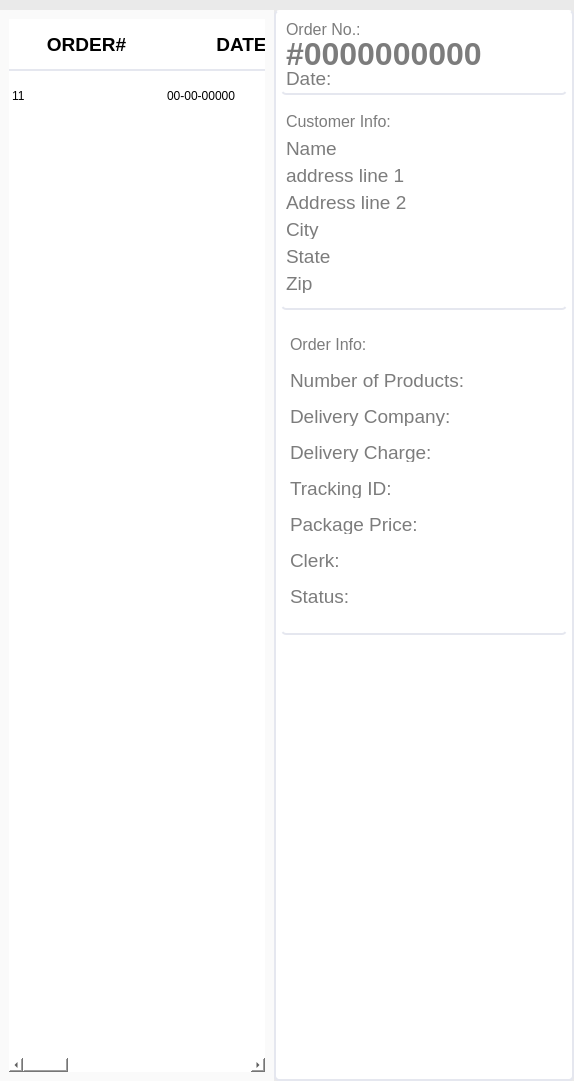
          <widget class="QWidget" name="order_page">
           <property name="styleSheet">
            <string notr="true">QWidget{
	background:#eaeaea;
	border:none;
}
</string>
           </property>
           <layout class="QHBoxLayout" name="horizontalLayout_5" stretch="7,3">
            <property name="spacing">
             <number>0</number>
            </property>
            <property name="leftMargin">
             <number>0</number>
            </property>
            <property name="topMargin">
             <number>10</number>
            </property>
            <property name="rightMargin">
             <number>0</number>
            </property>
            <property name="bottomMargin">
             <number>0</number>
            </property>
            <item>
             <widget class="QFrame" name="frame_5">
              <property name="styleSheet">
               <string notr="true">background:rgb(250,250,250);
</string>
              </property>
              <property name="frameShape">
               <enum>QFrame::StyledPanel</enum>
              </property>
              <property name="frameShadow">
               <enum>QFrame::Raised</enum>
              </property>
              <layout class="QVBoxLayout" name="verticalLayout_3">
               <property name="spacing">
                <number>0</number>
               </property>
               <item>
                <widget class="QFrame" name="search_bar">
                 <property name="minimumSize">
                  <size>
                   <width>0</width>
                   <height>100</height>
                  </size>
                 </property>
                 <property name="styleSheet">
                  <string notr="true">background:rgb(255,255,255);
</string>
                 </property>
                 <property name="frameShape">
                  <enum>QFrame::StyledPanel</enum>
                 </property>
                 <property name="frameShadow">
                  <enum>QFrame::Raised</enum>
                 </property>
                 <layout class="QVBoxLayout" name="verticalLayout_4">
                  <property name="spacing">
                   <number>10</number>
                  </property>
                  <property name="leftMargin">
                   <number>0</number>
                  </property>
                  <property name="topMargin">
                   <number>0</number>
                  </property>
                  <property name="rightMargin">
                   <number>0</number>
                  </property>
                  <property name="bottomMargin">
                   <number>0</number>
                  </property>
                  <item>
                   <widget class="QStackedWidget" name="stackedWidget_3">
                    <property name="currentIndex">
                     <number>0</number>
                    </property>
                    <widget class="QWidget" name="pendingorder_page">
                     <layout class="QHBoxLayout" name="horizontalLayout_9">
                      <property name="spacing">
                       <number>0</number>
                      </property>
                      <property name="leftMargin">
                       <number>0</number>
                      </property>
                      <property name="topMargin">
                       <number>0</number>
                      </property>
                      <property name="rightMargin">
                       <number>0</number>
                      </property>
                      <property name="bottomMargin">
                       <number>0</number>
                      </property>
                      <item>
                       <widget class="QTableWidget" name="completed_order_table">
                        <property name="styleSheet">
                         <string notr="true">QTableWIdget{
	background:transparent;
	background-color: #FFFFFF;
	alternate-background-color: #E6E6E6;
	border-radius:30px;
}
QHeaderView:section{
	min-height:50 px;
	max-height:50 px;
	background : #ffffff;
	border:none;
	border-bottom:2px solid #e5e7ef;
}
QTableWidget::item{
	border:none;
}
QTableWidget::item:selected{ 
	background-color: #B7CCE4;
 }</string>
                        </property>
                        <property name="alternatingRowColors">
                         <bool>true</bool>
                        </property>
                        <property name="selectionMode">
                         <enum>QAbstractItemView::SingleSelection</enum>
                        </property>
                        <property name="selectionBehavior">
                         <enum>QAbstractItemView::SelectRows</enum>
                        </property>
                        <property name="showGrid">
                         <bool>false</bool>
                        </property>
                        <attribute name="horizontalHeaderDefaultSectionSize">
                         <number>155</number>
                        </attribute>
                        <attribute name="horizontalHeaderStretchLastSection">
                         <bool>true</bool>
                        </attribute>
                        <attribute name="verticalHeaderVisible">
                         <bool>false</bool>
                        </attribute>
                        <attribute name="verticalHeaderMinimumSectionSize">
                         <number>50</number>
                        </attribute>
                        <attribute name="verticalHeaderDefaultSectionSize">
                         <number>50</number>
                        </attribute>
                        <row>
                         <property name="text">
                          <string>New Row</string>
                         </property>
                        </row>
                        <column>
                         <property name="text">
                          <string>ORDER#</string>
                         </property>
                         <property name="font">
                          <font>
                           <family>Helvetica</family>
                           <pointsize>14</pointsize>
                           <weight>75</weight>
                           <bold>true</bold>
                          </font>
                         </property>
                        </column>
                        <column>
                         <property name="text">
                          <string>DATE</string>
                         </property>
                         <property name="font">
                          <font>
                           <family>Helvetica</family>
                           <pointsize>14</pointsize>
                           <weight>75</weight>
                           <bold>true</bold>
                          </font>
                         </property>
                        </column>
                        <column>
                         <property name="text">
                          <string>CUSTOMER ID</string>
                         </property>
                         <property name="font">
                          <font>
                           <family>Helvetica</family>
                           <pointsize>14</pointsize>
                           <weight>75</weight>
                           <bold>true</bold>
                          </font>
                         </property>
                        </column>
                        <column>
                         <property name="text">
                          <string>DELIVERY ID</string>
                         </property>
                         <property name="font">
                          <font>
                           <family>Helvetica</family>
                           <pointsize>14</pointsize>
                           <weight>75</weight>
                           <bold>true</bold>
                          </font>
                         </property>
                        </column>
                        <column>
                         <property name="text">
                          <string>STATUS</string>
                         </property>
                         <property name="font">
                          <font>
                           <family>Helvetica</family>
                           <pointsize>14</pointsize>
                           <weight>75</weight>
                           <bold>true</bold>
                          </font>
                         </property>
                        </column>
                        <item row="0" column="0">
                         <property name="text">
                          <string>11</string>
                         </property>
                        </item>
                        <item row="0" column="1">
                         <property name="text">
                          <string>00-00-00000</string>
                         </property>
                        </item>
                        <item row="0" column="4">
                         <property name="text">
                          <string>Happening</string>
                         </property>
                        </item>
                       </widget>
                      </item>
                     </layout>
                    </widget>
                    <widget class="QWidget" name="orderhistory_page"/>
                   </widget>
                  </item>
                 </layout>
                </widget>
               </item>
              </layout>
             </widget>
            </item>
            <item>
             <widget class="QFrame" name="frame_6">
              <property name="minimumSize">
               <size>
                <width>300</width>
                <height>0</height>
               </size>
              </property>
              <property name="styleSheet">
               <string notr="true">QFrame{
	background:rgb(255,255,255);
	border-radius:5px;
	border:2px solid #e5e7ef;
	border-top:none;
	color:rgb(124,124,124);
}</string>
              </property>
              <property name="frameShape">
               <enum>QFrame::StyledPanel</enum>
              </property>
              <property name="frameShadow">
               <enum>QFrame::Raised</enum>
              </property>
              <layout class="QVBoxLayout" name="verticalLayout_8" stretch="0,0,0,0">
               <property name="spacing">
                <number>5</number>
               </property>
               <property name="leftMargin">
                <number>5</number>
               </property>
               <property name="topMargin">
                <number>5</number>
               </property>
               <property name="rightMargin">
                <number>5</number>
               </property>
               <property name="bottomMargin">
                <number>5</number>
               </property>
               <item>
                <widget class="QFrame" name="frame_10">
                 <property name="minimumSize">
                  <size>
                   <width>0</width>
                   <height>80</height>
                  </size>
                 </property>
                 <property name="maximumSize">
                  <size>
                   <width>16777215</width>
                   <height>80</height>
                  </size>
                 </property>
                 <property name="styleSheet">
                  <string notr="true">border-top:none;border-left:none;border-right:none;</string>
                 </property>
                 <property name="frameShape">
                  <enum>QFrame::StyledPanel</enum>
                 </property>
                 <property name="frameShadow">
                  <enum>QFrame::Raised</enum>
                 </property>
                 <layout class="QVBoxLayout" name="verticalLayout_5">
                  <property name="spacing">
                   <number>2</number>
                  </property>
                  <property name="leftMargin">
                   <number>5</number>
                  </property>
                  <property name="topMargin">
                   <number>5</number>
                  </property>
                  <property name="rightMargin">
                   <number>5</number>
                  </property>
                  <property name="bottomMargin">
                   <number>5</number>
                  </property>
                  <item>
                   <widget class="QLabel" name="label_9">
                    <property name="maximumSize">
                     <size>
                      <width>16777215</width>
                      <height>20</height>
                     </size>
                    </property>
                    <property name="font">
                     <font>
                      <family>Helvetica</family>
                      <pointsize>12</pointsize>
                     </font>
                    </property>
                    <property name="styleSheet">
                     <string notr="true">border:none;
color:rgb(124,124,124);
</string>
                    </property>
                    <property name="text">
                     <string>Order No.:</string>
                    </property>
                   </widget>
                  </item>
                  <item>
                   <widget class="QLabel" name="ordernoc_label">
                    <property name="font">
                     <font>
                      <family>Helvetica</family>
                      <pointsize>24</pointsize>
                      <weight>75</weight>
                      <bold>true</bold>
                     </font>
                    </property>
                    <property name="styleSheet">
                     <string notr="true">border:none;</string>
                    </property>
                    <property name="text">
                     <string>#0000000000</string>
                    </property>
                   </widget>
                  </item>
                  <item>
                   <widget class="QLabel" name="orderdatec_label">
                    <property name="maximumSize">
                     <size>
                      <width>16777215</width>
                      <height>20</height>
                     </size>
                    </property>
                    <property name="font">
                     <font>
                      <pointsize>14</pointsize>
                     </font>
                    </property>
                    <property name="styleSheet">
                     <string notr="true">border:none;</string>
                    </property>
                    <property name="text">
                     <string>Date:</string>
                    </property>
                   </widget>
                  </item>
                 </layout>
                </widget>
               </item>
               <item>
                <widget class="QFrame" name="frame_11">
                 <property name="minimumSize">
                  <size>
                   <width>0</width>
                   <height>210</height>
                  </size>
                 </property>
                 <property name="styleSheet">
                  <string notr="true">border-top:none;border-left:none;border-right:none;
</string>
                 </property>
                 <property name="frameShape">
                  <enum>QFrame::StyledPanel</enum>
                 </property>
                 <property name="frameShadow">
                  <enum>QFrame::Raised</enum>
                 </property>
                 <layout class="QVBoxLayout" name="verticalLayout_6">
                  <property name="spacing">
                   <number>1</number>
                  </property>
                  <property name="leftMargin">
                   <number>5</number>
                  </property>
                  <property name="topMargin">
                   <number>5</number>
                  </property>
                  <property name="rightMargin">
                   <number>5</number>
                  </property>
                  <property name="bottomMargin">
                   <number>5</number>
                  </property>
                  <item>
                   <widget class="QLabel" name="label_11">
                    <property name="maximumSize">
                     <size>
                      <width>16777215</width>
                      <height>20</height>
                     </size>
                    </property>
                    <property name="font">
                     <font>
                      <family>Helvetica</family>
                      <pointsize>12</pointsize>
                     </font>
                    </property>
                    <property name="styleSheet">
                     <string notr="true">border:none;
</string>
                    </property>
                    <property name="text">
                     <string>Customer Info:</string>
                    </property>
                   </widget>
                  </item>
                  <item>
                   <widget class="QLabel" name="customernamec_label">
                    <property name="maximumSize">
                     <size>
                      <width>16777215</width>
                      <height>20</height>
                     </size>
                    </property>
                    <property name="font">
                     <font>
                      <pointsize>14</pointsize>
                     </font>
                    </property>
                    <property name="styleSheet">
                     <string notr="true">border:none;</string>
                    </property>
                    <property name="text">
                     <string>Name</string>
                    </property>
                   </widget>
                  </item>
                  <item>
                   <widget class="QLabel" name="addressline1c_label">
                    <property name="maximumSize">
                     <size>
                      <width>16777215</width>
                      <height>20</height>
                     </size>
                    </property>
                    <property name="font">
                     <font>
                      <pointsize>14</pointsize>
                     </font>
                    </property>
                    <property name="styleSheet">
                     <string notr="true">border:none;</string>
                    </property>
                    <property name="text">
                     <string>address line 1</string>
                    </property>
                   </widget>
                  </item>
                  <item>
                   <widget class="QLabel" name="addressline2c_label">
                    <property name="maximumSize">
                     <size>
                      <width>16777215</width>
                      <height>20</height>
                     </size>
                    </property>
                    <property name="font">
                     <font>
                      <pointsize>14</pointsize>
                     </font>
                    </property>
                    <property name="styleSheet">
                     <string notr="true">border:none;</string>
                    </property>
                    <property name="text">
                     <string>Address line 2</string>
                    </property>
                   </widget>
                  </item>
                  <item>
                   <widget class="QLabel" name="cityc_label">
                    <property name="maximumSize">
                     <size>
                      <width>16777215</width>
                      <height>20</height>
                     </size>
                    </property>
                    <property name="font">
                     <font>
                      <pointsize>14</pointsize>
                     </font>
                    </property>
                    <property name="styleSheet">
                     <string notr="true">border:none;</string>
                    </property>
                    <property name="text">
                     <string>City</string>
                    </property>
                   </widget>
                  </item>
                  <item>
                   <widget class="QLabel" name="statec_label">
                    <property name="maximumSize">
                     <size>
                      <width>16777215</width>
                      <height>20</height>
                     </size>
                    </property>
                    <property name="font">
                     <font>
                      <pointsize>14</pointsize>
                     </font>
                    </property>
                    <property name="styleSheet">
                     <string notr="true">border:none;</string>
                    </property>
                    <property name="text">
                     <string>State</string>
                    </property>
                   </widget>
                  </item>
                  <item>
                   <widget class="QLabel" name="zipc_label">
                    <property name="maximumSize">
                     <size>
                      <width>16777215</width>
                      <height>20</height>
                     </size>
                    </property>
                    <property name="font">
                     <font>
                      <pointsize>14</pointsize>
                     </font>
                    </property>
                    <property name="styleSheet">
                     <string notr="true">border:none;</string>
                    </property>
                    <property name="text">
                     <string>Zip</string>
                    </property>
                   </widget>
                  </item>
                 </layout>
                </widget>
               </item>
               <item>
                <widget class="QFrame" name="frame_31">
                 <property name="minimumSize">
                  <size>
                   <width>0</width>
                   <height>320</height>
                  </size>
                 </property>
                 <property name="maximumSize">
                  <size>
                   <width>16777215</width>
                   <height>320</height>
                  </size>
                 </property>
                 <property name="styleSheet">
                  <string notr="true">border-top:none;border-left:none;border-right:none;</string>
                 </property>
                 <property name="frameShape">
                  <enum>QFrame::StyledPanel</enum>
                 </property>
                 <property name="frameShadow">
                  <enum>QFrame::Raised</enum>
                 </property>
                 <layout class="QVBoxLayout" name="verticalLayout_11">
                  <item>
                   <widget class="QLabel" name="label_28">
                    <property name="maximumSize">
                     <size>
                      <width>16777215</width>
                      <height>20</height>
                     </size>
                    </property>
                    <property name="font">
                     <font>
                      <family>Helvetica</family>
                      <pointsize>12</pointsize>
                     </font>
                    </property>
                    <property name="styleSheet">
                     <string notr="true">border:none;</string>
                    </property>
                    <property name="text">
                     <string>Order Info:</string>
                    </property>
                   </widget>
                  </item>
                  <item>
                   <widget class="QLabel" name="numberofproductsc_label">
                    <property name="maximumSize">
                     <size>
                      <width>16777215</width>
                      <height>20</height>
                     </size>
                    </property>
                    <property name="font">
                     <font>
                      <pointsize>14</pointsize>
                     </font>
                    </property>
                    <property name="styleSheet">
                     <string notr="true">border:none;</string>
                    </property>
                    <property name="text">
                     <string>Number of Products:</string>
                    </property>
                   </widget>
                  </item>
                  <item>
                   <widget class="QLabel" name="deliverycompanyc_label">
                    <property name="maximumSize">
                     <size>
                      <width>16777215</width>
                      <height>20</height>
                     </size>
                    </property>
                    <property name="font">
                     <font>
                      <pointsize>14</pointsize>
                     </font>
                    </property>
                    <property name="styleSheet">
                     <string notr="true">border:none;</string>
                    </property>
                    <property name="text">
                     <string>Delivery Company:</string>
                    </property>
                   </widget>
                  </item>
                  <item>
                   <widget class="QLabel" name="deliverychargec_label">
                    <property name="maximumSize">
                     <size>
                      <width>16777215</width>
                      <height>20</height>
                     </size>
                    </property>
                    <property name="font">
                     <font>
                      <pointsize>14</pointsize>
                     </font>
                    </property>
                    <property name="styleSheet">
                     <string notr="true">border:none;</string>
                    </property>
                    <property name="text">
                     <string>Delivery Charge:</string>
                    </property>
                   </widget>
                  </item>
                  <item>
                   <widget class="QLabel" name="trackingidc_label">
                    <property name="maximumSize">
                     <size>
                      <width>16777215</width>
                      <height>20</height>
                     </size>
                    </property>
                    <property name="font">
                     <font>
                      <pointsize>14</pointsize>
                     </font>
                    </property>
                    <property name="styleSheet">
                     <string notr="true">border:none;</string>
                    </property>
                    <property name="text">
                     <string>Tracking ID:</string>
                    </property>
                   </widget>
                  </item>
                  <item>
                   <widget class="QLabel" name="packagepricec_label">
                    <property name="maximumSize">
                     <size>
                      <width>16777215</width>
                      <height>20</height>
                     </size>
                    </property>
                    <property name="font">
                     <font>
                      <pointsize>14</pointsize>
                     </font>
                    </property>
                    <property name="styleSheet">
                     <string notr="true">border:none;</string>
                    </property>
                    <property name="text">
                     <string>Package Price:</string>
                    </property>
                   </widget>
                  </item>
                  <item>
                   <widget class="QLabel" name="clerkc_label">
                    <property name="maximumSize">
                     <size>
                      <width>16777215</width>
                      <height>20</height>
                     </size>
                    </property>
                    <property name="font">
                     <font>
                      <pointsize>14</pointsize>
                     </font>
                    </property>
                    <property name="styleSheet">
                     <string notr="true">border:none;
color:rgb(124,124,124);</string>
                    </property>
                    <property name="text">
                     <string>Clerk:</string>
                    </property>
                   </widget>
                  </item>
                  <item>
                   <widget class="QLabel" name="statusc_label">
                    <property name="maximumSize">
                     <size>
                      <width>16777215</width>
                      <height>20</height>
                     </size>
                    </property>
                    <property name="font">
                     <font>
                      <pointsize>14</pointsize>
                     </font>
                    </property>
                    <property name="styleSheet">
                     <string notr="true">border:none;
color:rgb(124,124,124);</string>
                    </property>
                    <property name="text">
                     <string>Status:</string>
                    </property>
                   </widget>
                  </item>
                 </layout>
                </widget>
               </item>
               <item>
                <spacer name="verticalSpacer_2">
                 <property name="orientation">
                  <enum>Qt::Vertical</enum>
                 </property>
                 <property name="sizeHint" stdset="0">
                  <size>
                   <width>20</width>
                   <height>439</height>
                  </size>
                 </property>
                </spacer>
               </item>
              </layout>
             </widget>
            </item>
           </layout>
          </widget>
